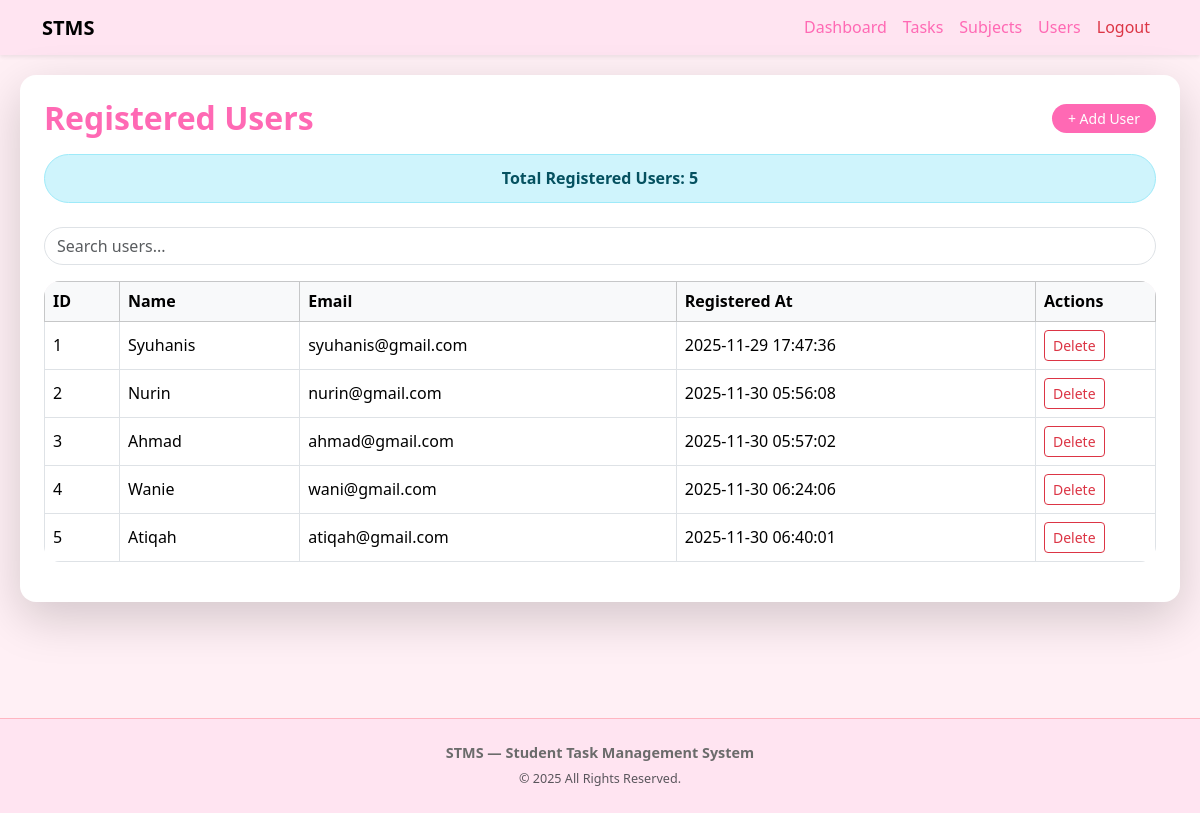
/student_task_management_system/users.php (signed in), run on an earlier commit of the app's database.
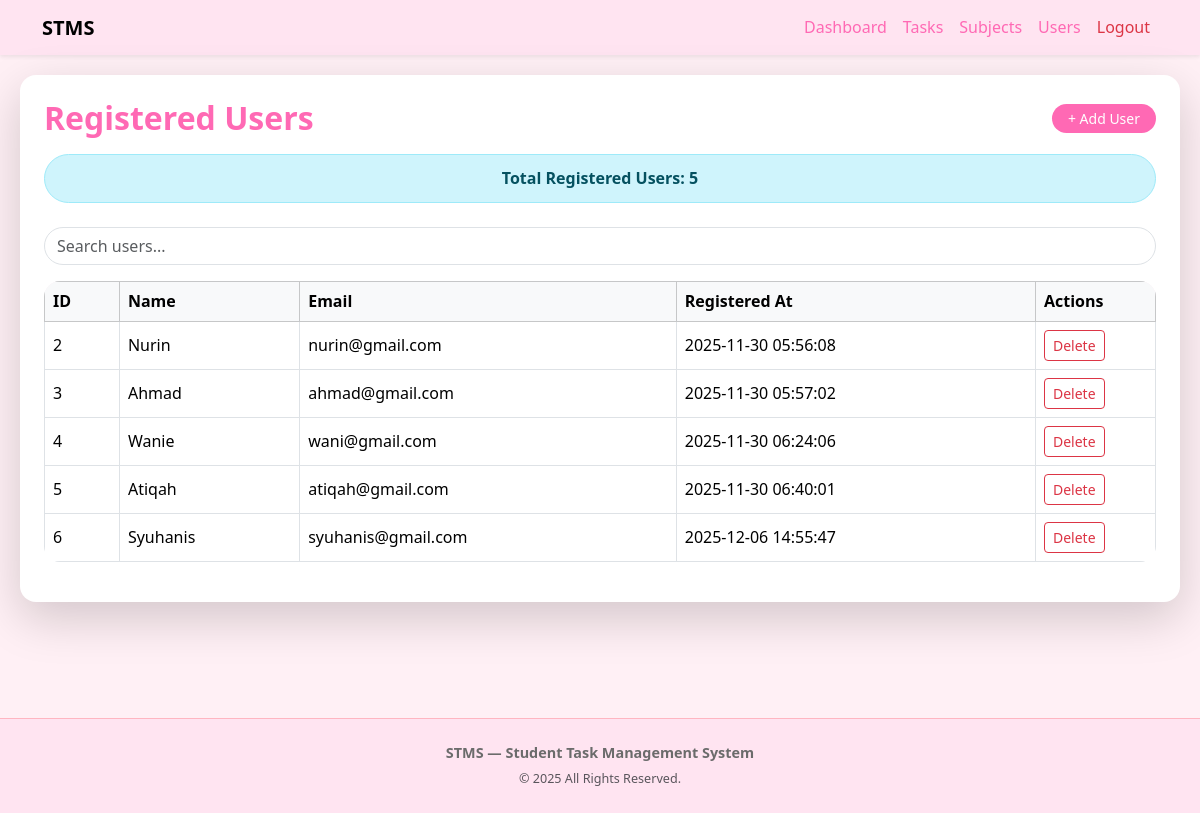
And on a later commit of the database.
### tables this page shows
CREATE TABLE `users` (
  `id` int(10) UNSIGNED NOT NULL,
  `username` varchar(50) NOT NULL,
  `email` varchar(100) NOT NULL,
  `password` varchar(255) NOT NULL,
  `role` varchar(20) NOT NULL DEFAULT 'user',
  `created_at` timestamp NOT NULL DEFAULT current_timestamp()
);

### student_task_management_system/users.php (the view, shortened to what this page needs)
<?php
require 'includes/conn.php';
require 'includes/header.php';
$users = $conn->query("SELECT id, username, email, created_at FROM users ORDER BY id ASC");
$count_users = $conn->query("SELECT COUNT(*) AS total FROM users")->fetch_assoc()['total'];
?>
<div class="card shadow-lg p-4 mb-5">
    <div class="d-flex justify-content-between align-items-center mb-3">
        <h2 class="card-title m-0">Registered Users</h2>
        <button class="btn btn-pink btn-sm px-3" data-bs-toggle="collapse" data-bs-target="#addUserForm">
            + Add User
        </button>
    </div>
    <div class="alert alert-info text-center fw-semibold mb-4">
        Total Registered Users: <?= $count_users ?>
    </div>
    <div class="mb-3">
        <input type="text" id="userSearch" class="form-control" placeholder="Search users...">
    </div>
    <div class="table-responsive">
        <table class="table table-bordered table-hover align-middle" id="userTable">
            <thead class="table-light">
                <tr>
                    <th>ID</th>
                    <th>Name</th>
                    <th>Email</th>
                    <th>Registered At</th>
                    <th style="width:120px;">Actions</th>
                </tr>
            </thead>
            <tbody>
            <?php while ($u = $users->fetch_assoc()): ?>
                <tr>
                    <td><?= $u['id'] ?></td>
                    <td><?= htmlspecialchars($u['username']) ?></td>
                    <td><?= htmlspecialchars($u['email']) ?></td>
                    <td><?= htmlspecialchars($u['created_at']) ?></td>
                    <td>
                        <a href="?delete=<?= $u['id'] ?>"
                           class="btn btn-sm btn-outline-danger"
                           onclick="return confirm('Delete this user?');">
                           Delete
                        </a>
                    </td>
                </tr>
            <?php endwhile; ?>
            </tbody>
        </table>
    </div>
</div>
<?php
require 'includes/footer.php';
?>

### student_task_management_system/includes/header.php (shortened to what this page needs)
<?php
$logged = isset($_SESSION['user']);
?>
<!doctype html>
<html lang="en">
<head>
<link href="https://cdn.jsdelivr.net/npm/bootstrap@5.3.2/dist/css/bootstrap.min.css" rel="stylesheet">
<link href="css/style.css" rel="stylesheet">
</head>
<body>
<nav class="navbar navbar-expand-lg shadow-sm" style="background-color:#ffe4f1;">
  <div class="container">
    <a class="navbar-brand fw-bold text-pink" href="index.php">
        STMS
    </a>
    <div class="collapse navbar-collapse" id="navbarSTMS">
      <ul class="navbar-nav ms-auto">
        <?php if ($logged): ?>
            <li class="nav-item">
                <a class="nav-link text-pink" href="dashboard.php">Dashboard</a>
            </li>
            <li class="nav-item">
                <a class="nav-link text-pink" href="tasks.php">Tasks</a>
            </li>
            <li class="nav-item">
                <a class="nav-link text-pink" href="subjects.php">Subjects</a>
            </li>
            <li class="nav-item">
                <a class="nav-link text-pink" href="users.php">Users</a>
            </li>
            <li class="nav-item">
                <a class="nav-link text-danger" href="logout.php">Logout</a>
            </li>
        <?php endif; ?>
      </ul>
    </div>
  </div>
</nav>
<div class="container container-stms">

### student_task_management_system/includes/footer.php (shortened to what this page needs)
</div>
<footer class="footer mt-5 py-4" style="background-color:#ffe4f1; border-top:1px solid #FFB6C1;">
    <div class="container text-center">
        <p class="mb-1 text-pink fw-semibold">STMS — Student Task Management System</p>
        <small class="text-muted">&copy; <?= date('Y'); ?> All Rights Reserved.</small>
    </div>
</footer>
</body>
</html>

### student_task_management_system/css/style.css (style rules this page uses)
:root { --pink-500: #FF69B4; --pink-300: #FFB6C1; --pink-50: #fff0f5; --text-color: #333333; --card-radius: 1rem; --pill-radius: 50px; --shadow: 0 0.5rem 1rem rgba(0,0,0,0.12); --max-width: 1200px; --gap: 1rem; --transition: 0.2s ease-in-out; }
* { box-sizing: border-box; }
html,body { height:100%; }
body { font-family: system-ui, -apple-system, "Segoe UI", Roboto, "Helvetica Neue", Arial, sans-serif; background-color: var(--pink-50); color: var(--text-color); -webkit-font-smoothing:antialiased; -moz-osx-font-smoothing:grayscale; line-height:1.45; margin:0; padding:0; }
.container-stms { max-width: var(--max-width); margin: 0 auto; padding: 1.25rem; }
.card { border-radius: var(--card-radius); box-shadow: var(--shadow); border: none; background-color: #ffffff; }
.card-title, h1, h2, h3, h4, h5 { color: var(--pink-500); font-weight: 600; margin-bottom: .5rem; }
.btn-pink { background-color: var(--pink-500); color: #fff; border-radius: var(--pill-radius); transition: background-color var(--transition), transform var(--transition); border: none; }
.alert { border-radius: var(--pill-radius); padding: .75rem 1rem; }
.form-control { border-radius: var(--pill-radius); box-shadow: none; transition: box-shadow var(--transition), border-color var(--transition); }
.table { border-radius: var(--card-radius); overflow: hidden; background: #fff; }
.table thead { background-color: #ffeef6; }
.navbar .nav-link.text-pink { color: var(--pink-500) !important; font-weight: 500; transition: color var(--transition); }
.footer { padding: 1rem 0; text-align:center; font-size: .9rem; color: #6b6b6b; }
.text-muted { color: #6c6c6c; }

What changed in the data, as far as the page shows it:
removed users: id "1", username "Syuhanis", email "syuhanis@gmail.com", created_at "2025-11-29 17:47:36"
added users: id "6", username "Syuhanis", email "syuhanis@gmail.com", created_at "2025-12-06 14:55:47"
